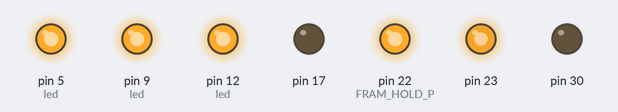
Recording of a program running on a simulated Arduino Micro, built with avr-gcc and run on an emulated ATmega32U4. Shown: output pins drawn as LEDs (lit = HIGH). What the program prints to the serial monitor is not drawn.

Above: at 25.1 s.
Timing chart, 0 to 87.4 s (numbered marks = the images above):
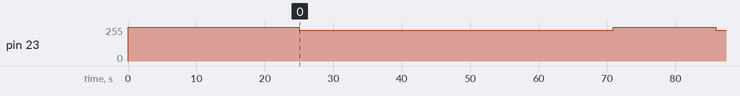

Measured:
- by itself, pin 23: 255/255 → 229/255 at 25.0 s, → 255/255 45.8 s later, → 229/255 15.0 s later

The program:

main.cpp
```cpp
#include <Arduino.h>
#include <MS5611_SPI.h> // Barometer Library
#include <Adafruit_FRAM_SPI.h> // FRAM Library
#include <SparkFun_KX13X.h> // High G Accelerometer Library
#include <LoraSx1262.h> // SX1262 LORA Module Library

#include "globals.h" // store random global variables
#include "pyro.h"
#include "led.h" // SRAD led abstraction
#include "timer.h" // timer wrapper
#include "serialComs.h" // PC <---> SRAD communiation
#include "storage.h"

// LED (ACTIVE LOW) --------
// RED: PC6
// GREEN: PB5
// BLUE: PD6

// Pyro Channels -- (ACTIVE HIGH) ----
// CH1 Fire: PB0
// CH1 Detect: PB4
// CH2 Fire: PD5
// CH2 Detect: PB6
// -----------------------------------

// SPI -----------------
// SCK: PB1 (D15)
// MOSI: PB2 (D16)
// MISO: PB3 (D14)
// Baro. CS: PF5 (D20)
// LORA  CS: PF4 (D21)
// HG Accel Cs: PF6 (D19)

//LoraSx1262 radio;
//byte* payload = "Hello world.  This a pretty long payload. We can transmit up to 255 bytes at once, which is pretty neat if you ask me";

void setup()
{
        // Initialize the USB interface ------
        Serial.begin(9600);
        UHWCON &= ~(1 << UVREGE); // SRAD Board (disable regulator)
        DDRC &= ~(1 << PC7); // disable the buzzer pin
        // -----------------------------------

        // init SPI Bus
        SPI.begin();
        // -----------

        // Intialize Components --------------
        pyro_init();

        // disable the hold pin for fram (not used by lib)
        DDRF |= (1 << FRAM_HOLD_P);
        PORTF |= (1 << FRAM_HOLD_P); // pg 2 datasheet

        // BARO
        // ms5611.begin(); // connect to barometer
        // ms5611.setOversampling(OSR_STANDARD); // 10x oversampling rate

        // HG ACCEL
        // kxAccel.begin(HG_ACCEL_CS); // initialize accelerometer
        // kxAccel.enableAccel(false); // disable so that settings can be changed
        // kxAccel.setRange(SFE_KX134_RANGE64G); // 64G range
        // kxAccel.enableDataEngine(); // allows for data ready bit to be set
        // kxAccel.setOutputDataRate(4); // pg 26., 12.5hz
        // kxAccel.enableAccel(true); // settings done, enable accelerometer

        // FRAM
        fram.begin();
        // sensorStorage.cfgInit(); // load persistent values from fram to ram

        // RADIO
        // radio.begin(); //start the radio
        // radio.configSetFrequency(917500000);
        // -----------------------------------

        led_init(); // SRAD status LED

        delay(20000);

        // turn on the camera (any pyro channel)
        // pyro_ch1(true);
        // pyro_ch2(true);

        // if (radio.begin()) {
        //         led_g(50);
        // } else {
        //         led_r(50);
        // }
        // delay(10);
        // led_g(0);
}

void loop()
{
        // /* -------------------------- READ SENSORS -------------------------- */
        // if (readSensors && sensorStorage.inFlight()) {
        //         led_g(255);
        //         // Time to read all the sensors
        //         dataPkt tempData; //store the sensor data until transferred to buffer

        //         // Barometer
        //         ms5611.read(); // barometer will take measurement
        //         // For ease of storage, going to store pressure as an integer
        //         // assuming 1100mBar as atmospheric maximum, let
        //         // counts / mBar = 65535/1150 = 13107/230
        //         // scale the float and then cast to an integer
        //         tempData.pressure = static_cast<uint16_t>(ms5611.getPressure() * (13107.0 / 230.0));

        //         // Serial.print("T:\t");
        //         // Serial.print(ms5611.getTemperature(), 2);
        //         // Serial.print("\tP:\t");
        //         // Serial.println(ms5611.getPressure(), 2);

        //         // Accelerometer
        //         // Inefficient, should reverse engineer the driver and store bit values directly
        //         // at 64g range, resolution is 512 LSB per G,
        //         // storing as signed int with max value 32767
        //         // counts / g = 32767 / 64
        //         outputData myData;
        //         kxAccel.getAccelData(&myData);
        //         tempData.xAccel = static_cast<int16_t>(myData.xData * (32767.0 / 64.0));
        //         tempData.yAccel = static_cast<int16_t>(myData.yData * (32767.0 / 64.0));
        //         tempData.zAccel = static_cast<int16_t>(myData.zData * (32767.0 / 64.0));
        //         // Serial.print(myData.xData, 4);
        //         // Serial.print(' ');
        //         // Serial.print(myData.yData,4);
        //         // Serial.print(' ');
        //         // Serial.print(myData.zData, 4);
        //         // Serial.println(' ');

        //         //time
        //         tempData.time = (millis()/10);

        //         //store the data in the buffer
        //         sensorStorage.bufEnqueue(tempData);

        //         //fram.writeEnable(true);
        //         //fram.read()
        //         //fram.write();
        //         led_g(0);
        // }

        // if (!sensorStorage.inFlight()) {
        //         led_r(255); // HAS LANDED
        // } else {
        //         led_r(0);
        // }

        // // communicate over serial comms
        // if (Serial) { //leonardo has serial connected
        //         led_b(255);
        //         if (sensorStorage.inFlight()) {
        //                 // on the ground still
        //                 if (comMessage) {
        //                         Serial.println(F("FC is saving data, waiting to land."));
        //                         Serial.println(F(" "));
        //                 }
        //         } else {
        //                 // send out the data
        //                 switch (comState)
        //                 {
        //                         case 0: // begin
        //                                 if (comMessage) {
        //                                         Serial.println(F("Beginning Data Dump"));
        //                                         Serial.println(F("NOTE: THIS DATA WILL NEED PROCESSING"));
        //                                         Serial.println(F("XAccel, yAccel, zAccel, pressure, time"));
        //                                         comState = 1;
        //                                         delay(1000);
        //                                 }
        //                                 break;
        //                         case 1: // send out data
        //                                 for (uint32_t i = 0; i < ((SRAD_FRAM_WORD_LENGTH - 9) / sizeof(dataPkt)); i++)
        //                                 {
        //                                         dataPkt tempPkt = sensorStorage.framRead(i); //will read every possible spot, may not be valid
        //                                         Serial.print(tempPkt.xAccel);
        //                                         Serial.print(F(","));
        //                                         Serial.print(tempPkt.yAccel);
        //                                         Serial.print(F(","));
        //                                         Serial.print(tempPkt.zAccel);
        //                                         Serial.print(F(","));
        //                                         Serial.print(tempPkt.pressure);
        //                                         Serial.print(F(","));
        //                                         Serial.println(tempPkt.time);
        //                                 }
        //                                 Serial.println(F("DONE!"));
        //                                 comState = 2;
        //                                 break;
        //                         case 2: // wait to restart
        //                                 led_b(0);
        //                                 delay(10000);
        //                                 comState = 0;
        //                                 break;
        //                 }
        //         }
        // }
        /* ------------------------------------------------------------------ */
        // Timer test(1000);

        // uint8_t payload[5] = {'h', 'e', 'l', 'l', 'o'};
        // while (true)
        // {
        //         while (test)
        //         {
        //                 led_g(255);
        //                 radio.transmit(payload, 5);
        //         }
        //         delay(10);
        //         led_g(0);
        // }

        // while (true)
        // {
        //         while (test)
        //         {
        //                 led_g(255);
        //                 radio.lora_receive_blocking(payload, 5, 100);
        //                 for (uint8_t i = 0; i < 5; i++)
        //                 {
        //                         Serial.write(payload[i]);
        //                 }
        //                 Serial.println();
        //         }
        //         delay(10);
        //         led_g(0);
        // }


        // delay(10000);
        // led_r(255);
        // pyro_ch1(true);
        // delay(30000);
        // led_r(0);
        // pyro_ch1(false);

        // led_g(128);
        // while (true) { ; }

        //communicate();
        // led_r(100);
        // radio.transmit(payload, strlen(payload));
        // led_r(0);

        //delay(1000);
        // led_r(255);
        // delay(100);
        // led_r(0);
        // delay(100);
        // led_g(255);
        // delay(100);
        // led_g(0);
        // delay(100);
        // led_b(255);
        // delay(100);
        // led_b(0);
        // delay(100);


        /*
        led_g(254);
        led_b(254);
        led_r(254);
        delay(30);
        led_g(0);
        led_b(0);
        led_r(0);
        delay(30);
        */


        // Code to dump fram contents
        Serial.println(F("This Code will dumpt the contents of the fram to the serial monitor."));
        led_r(255);
        delay(5000);
        fram.writeEnable(false);
        led_r(0);
        Serial.println(F("------START OF DATA DUMP-------"));
        delay(1);
        for (uint32_t i = 0; i < SRAD_FRAM_WORD_LENGTH; i++)
        {
                led_b(255);
                uint8_t data = fram.read8(i);
                Serial.println(data); // will print each word to a new line
                led_b(0);
                delayMicroseconds(10); // prevent windows from dying
        }
        Serial.println(F("-----END OF DATA DUMP-----"));
        led_g(255);
        delay(10000);
        led_g(0);

}
```

datapkt.h
```cpp
// Author: Seth Sievers
// Date: 5/2/24
// Desc: This struct will be used to store the sensor data in the launch detect buffer

#ifndef DATAPKT_H
#define DATAPKT_H

#include <Arduino.h>

/* ------------------------------- DATA PACKET ------------------------------ */
struct dataPkt
{
        int16_t xAccel;
        int16_t yAccel;
        int16_t zAccel;
        uint16_t pressure;
        uint16_t time; // each value is 10ms
};
/* -------------------------------------------------------------------------- */
#endif
```

globals.cpp
```cpp
// Author: Seth Sievers
// Date: 4/20/24
// Desc: Definition of globally declared variables

#include "globals.h"
#include "timer.h"
#include <Adafruit_FRAM_SPI.h> // FRAM Library
#include <SparkFun_KX13X.h> // High G Accelerometer Library
#include <LoraSx1262.h> // SX1262 LORA Module Library
#include <MS5611_SPI.h> // Barometer Library

// TIMERS --------------
// Every 250ms we will check the usb bus
Timer doComCheck(250);
Timer readSensors(SENSOR_READ_INTERVAL);
Timer comMessage(500);
// ---------------------

// GLOBAL Vars ---------
Storage sensorStorage;
uint8_t comState = 0;
// ---------------------

// Sensors --------------
Adafruit_FRAM_SPI fram(FRAM_CS_D); //Fram init
SparkFun_KX134_SPI kxAccel; // Kx134 Accelerometer
MS5611_SPI ms5611(BARO_CS_D);
LoraSx1262 radio;
// -----------------------
```

globals.h
```cpp
// Author: Seth Sievers
// Date: 4/20/24
// Desc: This cursed file is so that I can declare global variables and include them
// in other files. This is not the best practice but without rewriting premade libraries
// (or excessive pass by ref) this is the easiest.

#ifndef GLOBALS_H
#define GLOBALS_H

#include <Arduino.h>
#include "timer.h"
#include "storage.h"
#include <Adafruit_FRAM_SPI.h> // FRAM Library
#include <SparkFun_KX13X.h> // High G Accelerometer Library
#include <LoraSx1262.h> // SX1262 LORA Module Library
#include <MS5611_SPI.h> // Barometer Library

// TIMERS --------------
extern Timer doComCheck;
extern Timer readSensors;
extern Timer comMessage;
// ---------------------

// GLOBAL Vars ---------
#define SENSOR_READ_INTERVAL 100
extern Storage sensorStorage;
extern uint8_t comState;
// ---------------------

// SPI -----------------
// SCK: PB1 (D15)
// MOSI: PB2 (D16)
// MISO: PB3 (D14)
// Baro. CS: PF5 (D20)
// LORA  CS: PF4 (D21)
// FRAM: CS: PF0 (D23) HOLD: PF1 (D22)
// HG Accel CS: PF6 (D19)
#define SPI_SCK_D 15
#define SPI_MOSI_D 16
#define SPI_MISO_D 14
#define BARO_CS_D 20
#define LORA_CS_D 21
#define FRAM_CS_D 23
#define FRAM_HOLD_P PF1
#define HG_ACCEL_CS 19
// ----------------------

// Sensors --------------
extern Adafruit_FRAM_SPI fram; // Fram init
extern SparkFun_KX134_SPI kxAccel; // Kx134 Accelerometer
extern MS5611_SPI ms5611; // Barometer
extern LoraSx1262 radio; // Radio
// ----------------------

#endif
```

led.cpp
```cpp
// Author: Seth Sievers
// Date: 4/19/24
// Desc: Implementation file for led abstraction

// Last Modified: 4/19/24

#include <Arduino.h>
#include "led.h"

/* ----------------------------------- LED ---------------------------------- */
// LED (ACTIVE LOW) --------
// RED: PC6 [not(OC4A)]
// GREEN: PB5 [not(OC4B)]
// BLUE: PD6 [not(OC4D)]

void led_init() {
        // The LEDs are active low, set them high and init the pins
        PORTC |= (1 << PC6);
        //PORTC &= ~(1 << PC6);
        PORTB |= (1 << PB5);
        //PORTB &= ~(1 << PB5);
        PORTD |= (1 << PD6);
        DDRC |= (1 << PC6);
        DDRB |= (1 << PB5);
        DDRD |= (1 << PD6);

        // NOTE: 10-bit Timer 4 Register Access
        // READ: 1. Read Low Byte 2. Read High Byte
        // WRITE: 1. Write High Byte 2. Write Low Byte

        // Timer 4, use fast pwm mode
        // Enable OC4A (pg. 164)
        TCCR4A &= ~(1 << COM4A1);
        TCCR4A |= (1 << COM4A0);

        // Enable OC4B
        TCCR4A &= ~(1 << COM4B1);
        TCCR4A |= (1 << COM4B0);

        // Enable OC4D (pg. 169)
        TCCR4C &= ~(1 << COM4D1);
        TCCR4C |= (1 << COM4D0);

        // Enable Fast PWM Mode for outputs (pg. 171)
        TCCR4A |= ((1 << PWM4A) | (1 << PWM4B));
        TCCR4C |= (1 << PWM4D);
        TCCR4D &= ~((1 << WGM41) | (1 << WGM40));

        // Set Compare Registers to 0 (0% brightness)
        TC4H = 0;
        OCR4A = 0;
        TC4H = 0;
        OCR4B = 0;
        TC4H = 0;
        OCR4D = 0;

        // Initialize Timer 4 to 0
        TC4H = 0;
        TCNT4 = 0;
        TC4H = ((1 << 0) | (1 << 1));
        OCR4C = 0xFF;

        // Set T4 Prescaler (1x synchronous)
        TCCR4B  &= ~((1 << CS43) | (1 << CS42) | (1 << CS41));
        TCCR4B |= (1 << CS40);

        return;
}

void led_r(const uint8_t r) {
        TC4H = 0;
        OCR4A = r;
        return;
}

void led_g(const uint8_t g) {
        TC4H = 0;
        OCR4B = g;
        return;
}

void led_b(const uint8_t b) {
        TC4H = 0;
        OCR4D = b;
        return;
}

/* -------------------------------------------------------------------------- */
```

led.h
```cpp
// Author: Seth Sievers
// Date: 4/19/24
// Desc: A library designed to control the LEDs on the SRAD board and provide
// dimming capability

// Last Modified: 4/19/24

#ifndef LED_H
#define LED_H

#include <Arduino.h>

/* ----------------------------------- LED ---------------------------------- */
// Arguments: None
// Returns: Nothing
// Desc: Initialize LED pins, Setup Timer4
void led_init();

// Arguments: (r/g/b) magnitude value
// Returns: Nothing
// Desc: Set the RGB LED magnitude from 0 to 255 (NOTE: BRIGHTNESS IS NOT LINEAR)
void led_r(const uint8_t r);
void led_g(const uint8_t g);
void led_b(const uint8_t b);


/* -------------------------------------------------------------------------- */
#endif
```

pyro.cpp
```cpp
// Author: Seth Sievers
// Date: 5/3/24
// Desc: A wrapper for enabling and disabling the pyro channels on the SRAD Board

#include "pyro.h"

/* ---------------------------------- PYRO ---------------------------------- */
void pyro_init()
{
        // Disable Pyro Channels -------------
        // Disable CH1 PINS
        PORTB &= ~(1 << PB0); // disable CH1 Fire
        PORTB &= ~(1 << PB4); // disable CH1 Detect
        DDRB |= (1 << PB0); // CH1 Fire is Low Z
        DDRB &= ~(1 << PB4); // CH1 Detect is High Z

        // Disable CH2
        PORTD &= ~(1 << PD5); // Disable CH2 Fire
        PORTB &= ~(1 << PB6); // Disable CH2 Detect
        DDRD |= (1 << PD5); // CH2 Fire is Low Z
        DDRB &= ~(1 << PB6); // CH2 Detect is High Z
        // -----------------------------------
        return;
}

void pyro_ch1(uint8_t state)
{
        if (state) {
                // Fire CH1
                PORTB |= (1 << PB0);
        } else {
                // Disable CH1
                PORTB &= ~(1 << PB0);
        }
        return;
}

void pyro_ch2(uint8_t state)
{
        if (state) {
                // Fire CH2
                PORTD |= (1 << PD5);
        } else {
                // Disable CH2
                PORTD &= ~(1 << PD5);
        }
        return;
}
/* -------------------------------------------------------------------------- */
```

pyro.h
```cpp
// Author: Seth Sievers
// Date: 5/3/24
// Desc: A wrapper for enabling and disabling the pyro channels on the SRAD Board


// Pyro Channels -- (ACTIVE HIGH) ----
// CH1 Fire: PB0
// CH1 Detect: PB4
// CH2 Fire: PD5
// CH2 Detect: PB6
// -----------------------------------

#ifndef PYRO_H
#define PYRO_H

#include <Arduino.h>

/* ---------------------------------- PYRO ---------------------------------- */
void pyro_init();

void pyro_ch1(uint8_t state);

void pyro_ch2(uint8_t state);
/* -------------------------------------------------------------------------- */
#endif
```

Source omitted: serialComs.cpp (2716 bytes), serialComs.h (426 bytes), storage.cpp (7396 bytes), storage.h (2720 bytes), timer.cpp (540 bytes), timer.h (1000 bytes)
